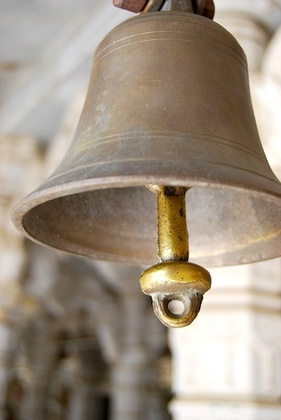
%> input picture assignment1/bell.jpg, 281 x 420 px, shrunk from 343 x 512 before the run
$ octave --eval "unsharpMasking;"   (GNU Octave 9; MATLAB toolbox functions it lacks are replaced by stand-ins)
%> lines starting %> are read from the running program, lines starting %| are printed output that depends on the picture
function unsharpMasking()
   img = imread('bell.jpg');
%> img is the input picture: size 420x281x3 uint8; mean R, G, B 158.7, 145.6, 129.7

   %vary the multiplicative constant for the highpass filter
   for k = 2:4:12
      %output matrix of images
      resColorMat = [];

      %vary the filter size
      for m = 3:2:9
         %generate the mean filter
         meanFilt = ones(m,m)/(m*m)

         %apply the filter to the image
         smoothedImgColor = imfilter(img, meanFilt);

         %generate the highpass filter
         diffColor = abs(img - smoothedImgColor);

         %apply the scaled highpass filter on the image
         resColor = img + diffColor .* k;
         resColorMat = [resColorMat resColor];
     end
      figure;
      imshow(resColorMat);
   end
%> this loop made 3 passes
%> pass 1, in unsharpMasking, `imshow(resColorMat);`:
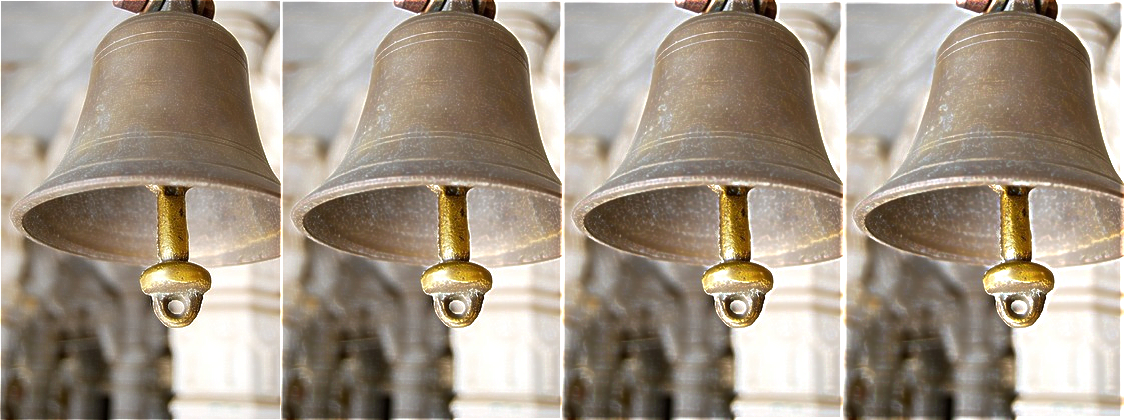
%> displayed picture: size 420x1124x3, on the screen's scale of 0 to 255; mean R, G, B 162.9, 150.1, 134.7
%> pass 2, in unsharpMasking, `imshow(resColorMat);`:
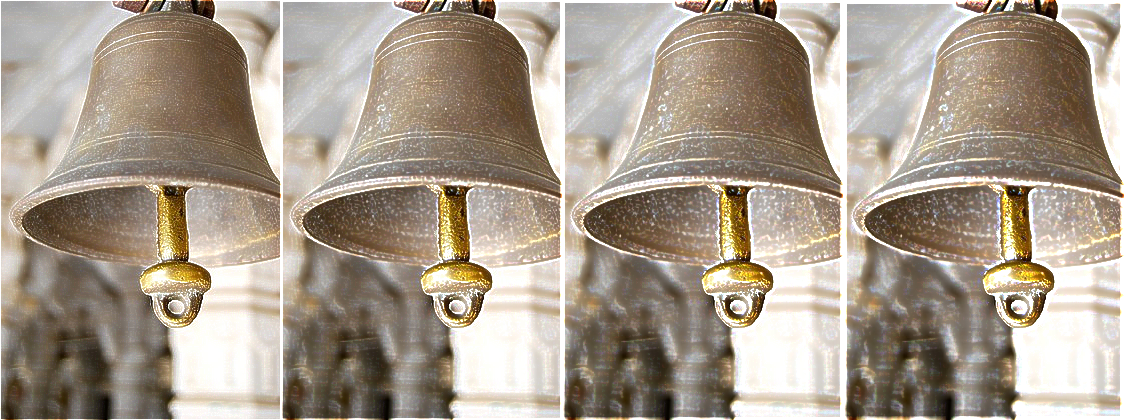
%> displayed picture: size 420x1124x3, on the screen's scale of 0 to 255; mean R, G, B 167.6, 155.3, 140.7
end

$ run again, with assignment1/boyBilateral.jpg copied over assignment1/bell.jpg
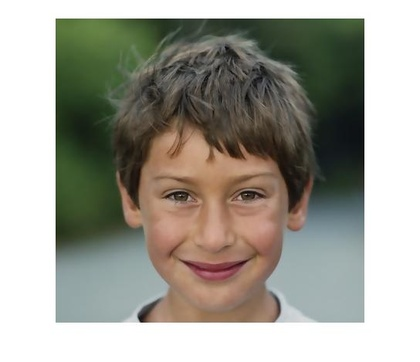
%> input picture assignment1/boyBilateral.jpg, 420 x 362 px, shrunk from 544 x 469 before the run
%> in unsharpMasking, img is the input picture: size 362x420x3 uint8; mean R, G, B 160.9, 159.4, 149.5
%> the loop in unsharpMasking, `for k = 2:4:12` made 3 passes
%> pass 1, in unsharpMasking, `imshow(resColorMat);`:
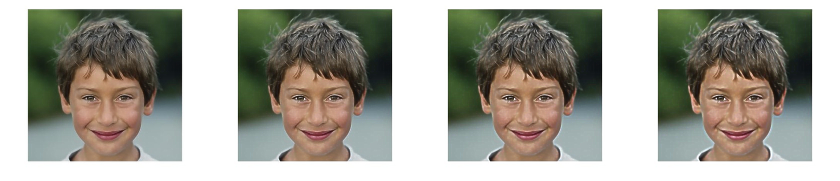
%> displayed picture: size 362x1680x3, on the screen's scale of 0 to 255 (shown at 1/2 size); mean R, G, B 163.1, 161.5, 151.7
%> pass 2, in unsharpMasking, `imshow(resColorMat);`:
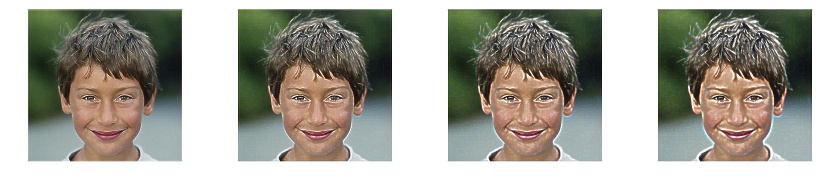
%> displayed picture: size 362x1680x3, on the screen's scale of 0 to 255 (shown at 1/2 size); mean R, G, B 166.9, 165.3, 155.6
